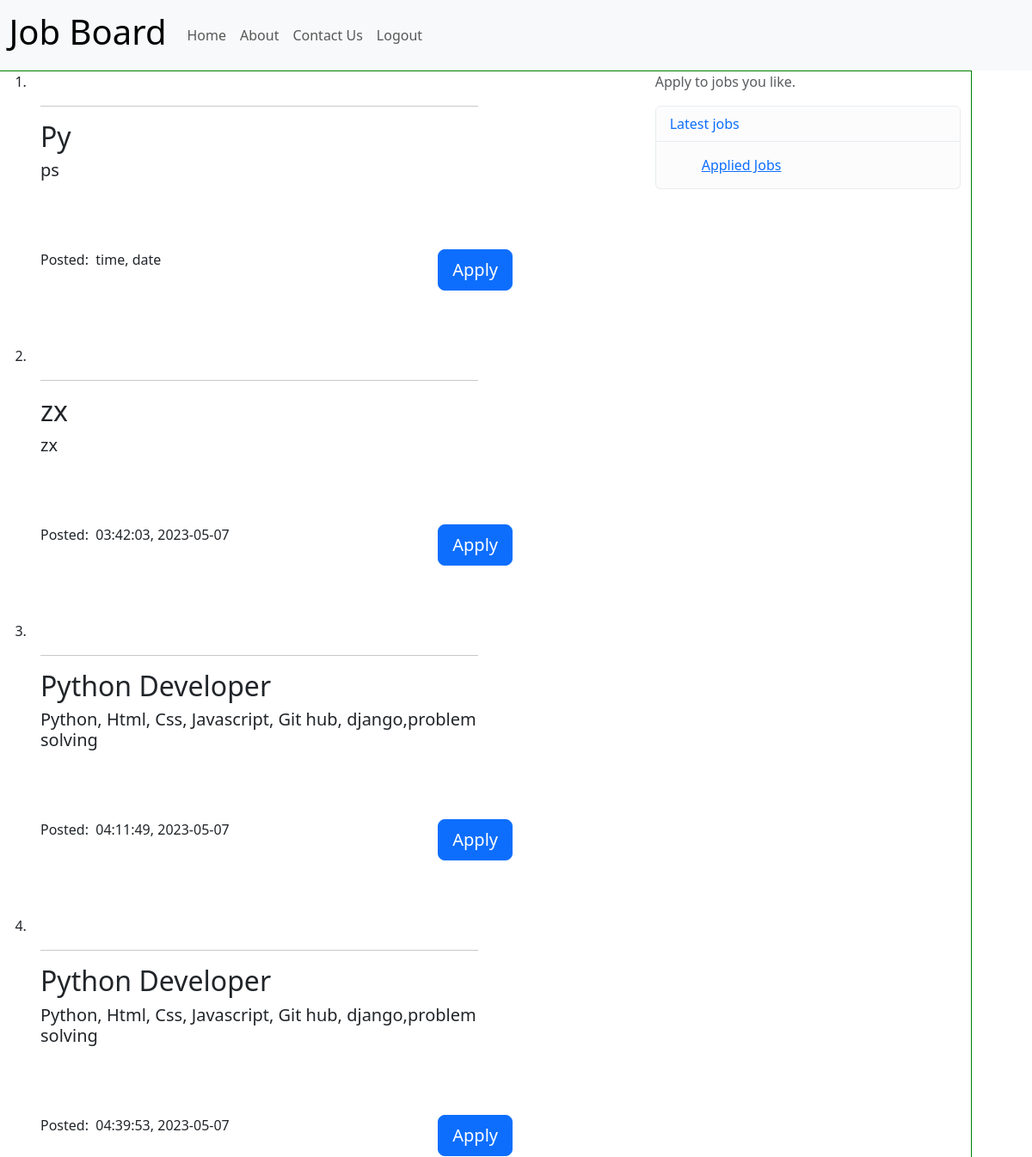
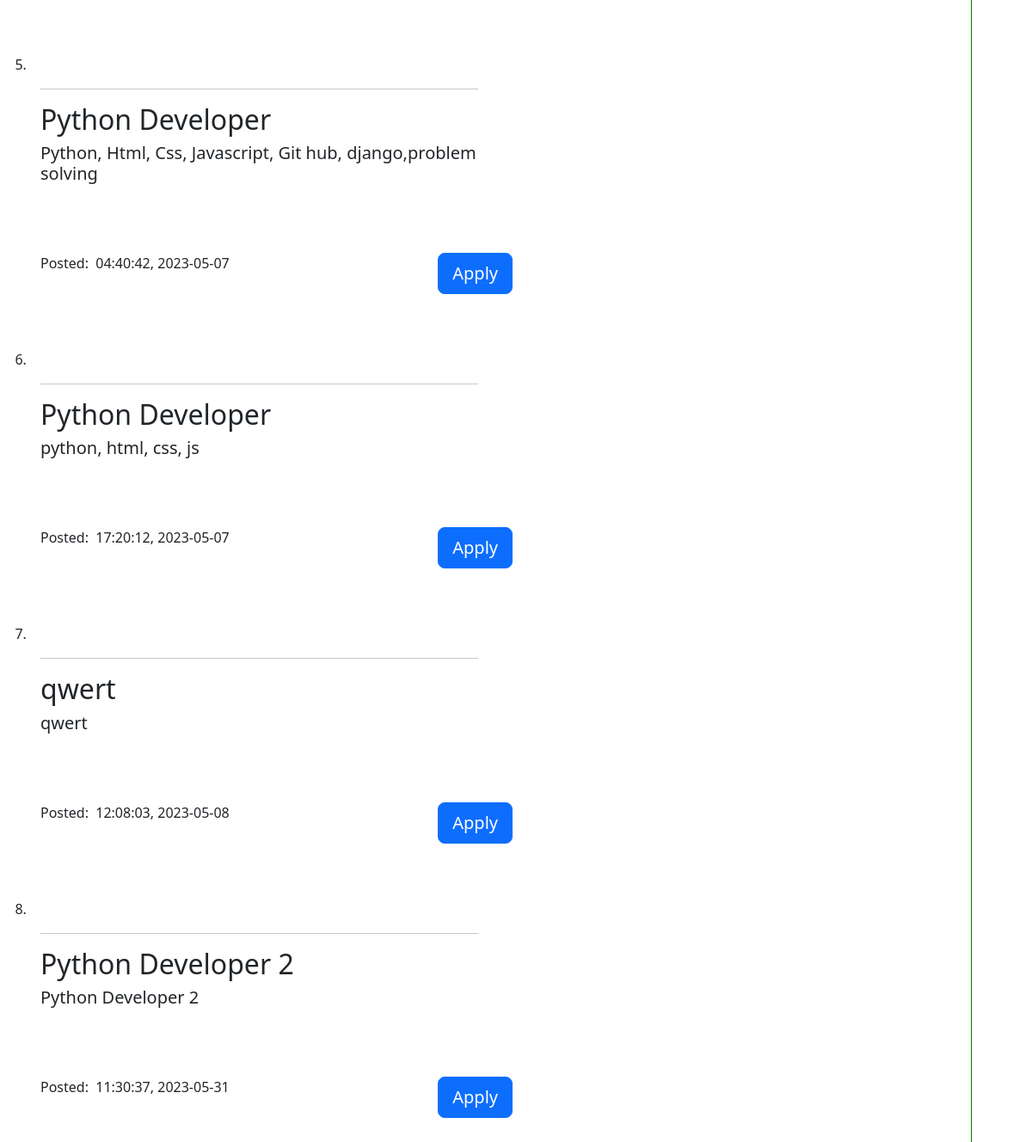
/all_job_posts/, run on the app's committed database (2 pictures, top to bottom).
### login_page/models.py (models this page shows, shortened)
class Job(models.Model):
    recruiter_id = models.IntegerField(default=0)
    name = models.CharField(max_length=200, default="some string")
    skills = models.CharField(max_length=1000, default="some string")
    rep = models.CharField(max_length=1000, default="some string")
    date_posted = models.CharField(max_length=20, default="some string")
    time_posted = models.CharField(max_length=20, default="some string")

### login_page/views.py (the view, shortened to what this page needs)
# urls.py: path("all_job_posts/", views.all_job_posts, name="all_job_posts"),
def all_job_posts(request):
    global job_idd
    alert = True
    context = {}
    jobs = Job.objects.all()
    context["job_posts"] = jobs
    return render(request, 'login_page/all_job_posts.html', context)

### login_page/Templates/login_page/all_job_posts.html (shortened to what this page needs)
{% extends 'login_page/base.html' %}
{% block logout %}
<li class="nav-item active">
  <a class="nav-link" href="/">Logout</a>
</li>
{% endblock %}
{% block body %}
<main role="main" class="container" style="border:1px solid green; margin-top: 0px; margin-left: -10px; margin-right: -10px; margin-bottom: 0px;">
  <div class="row">
    <div class="col-md-8">
        {% if job_posts %}
            <ol>
            {% for i in job_posts %}
                <li><div class="wrapper">
                        <div class="container-fluid">
                            <div class="col-sm-3 sidenav">
                                <br>
                            </div>
                            <div class="col-sm-9">
                              <hr>
                              <h2>{{ i.name }}</h2>
                              <h5><span class="label label-danger">{{ i.skills }}</span></h5><br>
                                  <br><br>
                            </div>
                        </div>
                        <footer class="container-fluid">
                            <form class="mx-1 mx-md-4" method="POST"> {% csrf_token %}
                                <div class="d-flex justify-content-center mx-4 mb-3 mb-lg-4" style="width:250px; float:right;">
                                    <button type="submit" class="btn btn-primary btn-lg" name="apply">Apply</button>
                                </div>
                            </form>
                            <p>Posted:&nbsp;&nbsp;{{ i.time_posted }},&nbsp;{{ i.date_posted }}</p>
                        </footer>
                    </div>
                    <br><br><br></li>
            {% endfor %}
            </ol>
        {% else %}
            <p>No Jobs are available.</p>
        {% endif %}
    </div>
    <div class="col-md-4">
      <div class="content-section">
        <p class='text-muted'>Apply to jobs you like.</p>
        <ul class="list-group">
          <li class="list-group-item list-group-item-light"><a href="../all_job_posts/" style="text-decoration: none;">Latest jobs</a></li>
          <li class="list-group-item list-group-item-light">
            <form class="mx-1 mx-md-4" method="POST"> {% csrf_token %}
                <button type = "button" class = "btn btn-link">Applied Jobs</button>
            </form>
          </li>
        </ul>
      </div>
    </div>
  </div>
</main>
{% endblock %}

### login_page/Templates/login_page/base.html (shortened to what this page needs)
<!DOCTYPE html>
<html lang="en">
<head>
    <link href="https://cdn.jsdelivr.net/npm/bootstrap@5.3.0-alpha1/dist/css/bootstrap.min.css" rel="stylesheet"
>
</head>
<body>
<nav class="navbar navbar-expand-lg navbar-light bg-light">
  <a class="navbar-brand" href="#"><h1>&nbsp;Job Board</h1></a>
<div class="collapse navbar-collapse" id="navbarSupportedContent">
  <ul class="navbar-nav mr-auto">
    <li class="nav-item active">
      <a class="nav-link" href="/">Home</a>
    </li>
    <li class="nav-item active">
      <a class="nav-link" href="/about/">About</a>
    </li>
    <li class="nav-item active">
      <a class="nav-link" href="/contact/">Contact Us</a>
    </li>
      {% block logout %} {% endblock %}
  </ul>
</div>
</nav>
{% block body %}
{% endblock %}
</body>
</html>

### data on the page
Job: name "Py", skills "ps", time_posted "time", date_posted "date"
Job: name "zx", skills "zx", time_posted "03:42:03", date_posted "2023-05-07"
Job: name "Python Developer", skills "Python, Html, Css, Javascript, Git hub, django,problem solving", time_posted "04:11:49", date_posted "2023-05-07"
Job: name "Python Developer", skills "Python, Html, Css, Javascript, Git hub, django,problem solving", time_posted "04:39:53", date_posted "2023-05-07"
Job: name "Python Developer", skills "Python, Html, Css, Javascript, Git hub, django,problem solving", time_posted "04:40:42", date_posted "2023-05-07"
Job: name "Python Developer", skills "python, html, css, js", time_posted "17:20:12", date_posted "2023-05-07"
Job: name "qwert", skills "qwert", time_posted "12:08:03", date_posted "2023-05-08"
Job: name "Python Developer 2", skills "Python Developer 2", time_posted "11:30:37", date_posted "2023-05-31"
